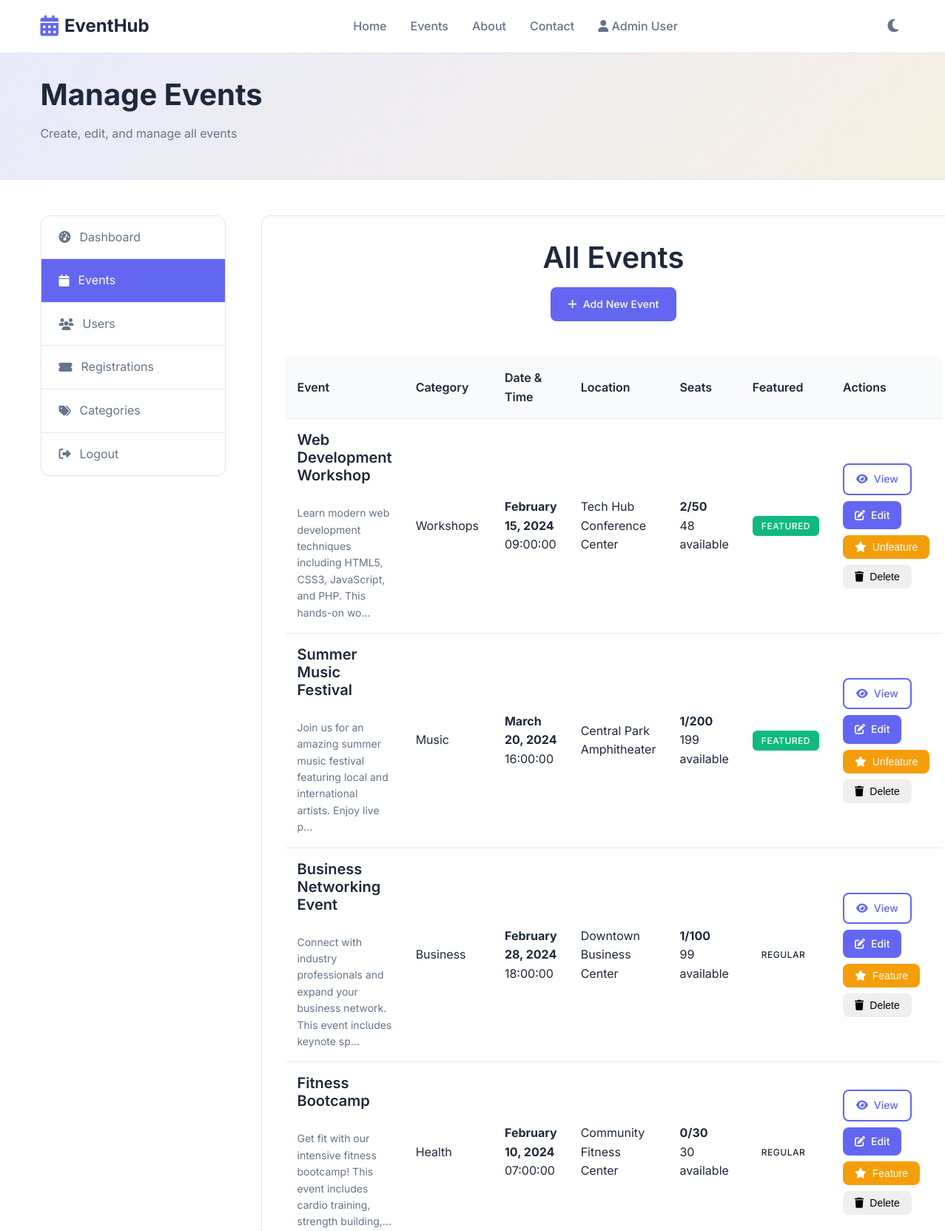
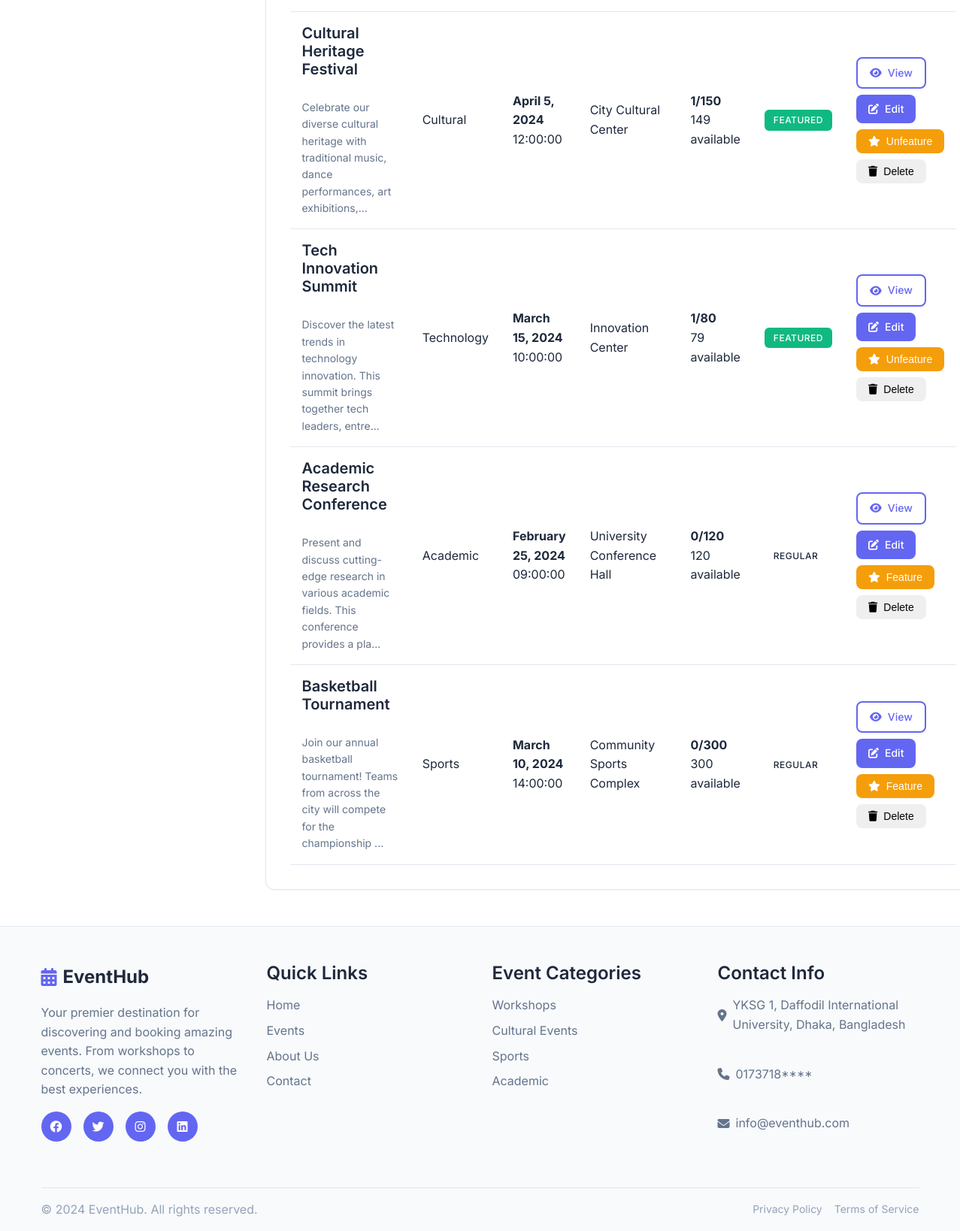
/admin/events.php (signed in), run on the app's committed database (2 pictures, top to bottom).
### tables this page shows
CREATE TABLE events (
    id INT AUTO_INCREMENT PRIMARY KEY,
    title VARCHAR(200) NOT NULL,
    description TEXT NOT NULL,
    event_date DATE NOT NULL,
    event_time TIME NOT NULL,
    location VARCHAR(200) NOT NULL,
    category_id INT NOT NULL,
    total_seats INT NOT NULL DEFAULT 0,
    price DECIMAL(10,2) DEFAULT 0.00,
    banner_image VARCHAR(255),
    is_featured BOOLEAN DEFAULT FALSE,
    status ENUM('active', 'cancelled', 'completed') DEFAULT 'active',
    created_at TIMESTAMP DEFAULT CURRENT_TIMESTAMP,
    updated_at TIMESTAMP DEFAULT CURRENT_TIMESTAMP ON UPDATE CURRENT_TIMESTAMP,
    FOREIGN KEY (category_id) REFERENCES categories(id) ON DELETE CASCADE
);

CREATE TABLE categories (
    id INT AUTO_INCREMENT PRIMARY KEY,
    name VARCHAR(50) NOT NULL,
    description TEXT,
    icon VARCHAR(50),
    created_at TIMESTAMP DEFAULT CURRENT_TIMESTAMP
);

### includes/functions.php (called while the page is built, shortened)
<?php
function formatDate($date) {
    return date('F j, Y', strtotime($date));
}
?>

### admin/events.php (the view, shortened to what this page needs)
<?php
require_once '../config/database.php';
require_once '../includes/functions.php';
$stmt = $conn->prepare("
    SELECT e.*, c.name as category_name,
           (e.total_seats - COALESCE(r.registered_count, 0)) as available_seats,
           COALESCE(r.registered_count, 0) as registered_count
    FROM events e
    JOIN categories c ON e.category_id = c.id
    LEFT JOIN (
        SELECT event_id, COUNT(*) as registered_count
        FROM registrations
        GROUP BY event_id
    ) r ON e.id = r.event_id
    ORDER BY e.created_at DESC
");
$stmt->execute();
$events = $stmt->fetchAll();
?>
<!DOCTYPE html>
<html lang="en">
<head>
    <link rel="stylesheet" href="../assets/css/style.css">
    <link rel="stylesheet" href="https://cdnjs.cloudflare.com/ajax/libs/font-awesome/6.4.0/css/all.min.css">
</head>
<body>
    <?php include '../includes/header.php'; ?>
    <section class="admin-header">
        <div class="container">
            <div class="admin-header-content">
                <h1>Manage Events</h1>
                <p>Create, edit, and manage all events</p>
            </div>
        </div>
    </section>
    <section class="admin-content">
        <div class="container">
            <div class="admin-grid">
                <div class="admin-sidebar">
                    <nav class="admin-nav">
                        <ul>
                            <li>
                                <a href="dashboard.php">
                                    <i class="fas fa-tachometer-alt"></i> Dashboard
                                </a>
                            </li>
                            <li class="active">
                                <a href="events.php">
                                    <i class="fas fa-calendar"></i> Events
                                </a>
                            </li>
                            <li>
                                <a href="users.php">
                                    <i class="fas fa-users"></i> Users
                                </a>
                            </li>
                            <li>
                                <a href="registrations.php">
                                    <i class="fas fa-ticket-alt"></i> Registrations
                                </a>
                            </li>
                            <li>
                                <a href="categories.php">
                                    <i class="fas fa-tags"></i> Categories
                                </a>
                            </li>
                            <li>
                                <a href="../logout.php" onclick="return confirm('Are you sure you want to logout?')">
                                    <i class="fas fa-sign-out-alt"></i> Logout
                                </a>
                            </li>
                        </ul>
                    </nav>
                </div>
                <div class="admin-main">
                    <div class="admin-section">
                        <div class="section-header">
                            <h2>All Events</h2>
                            <a href="add-event.php" class="btn btn-primary">
                                <i class="fas fa-plus"></i> Add New Event
                            </a>
                        </div>
                        <div class="events-table">
                            <table>
                                <thead>
                                    <tr>
                                        <th>Event</th>
                                        <th>Category</th>
                                        <th>Date & Time</th>
                                        <th>Location</th>
                                        <th>Seats</th>
                                        <th>Featured</th>
                                        <th>Actions</th>
                                    </tr>
                                </thead>
                                <tbody>
                                    <?php foreach ($events as $event): ?>
                                        <tr>
                                            <td>
                                                <div class="event-info">
                                                    <h4><?= htmlspecialchars($event['title']) ?></h4>
                                                    <p><?= htmlspecialchars(substr($event['description'], 0, 100)) ?>...</p>
                                                </div>
                                            </td>
                                            <td><?= htmlspecialchars($event['category_name']) ?></td>
                                            <td>
                                                <div>
                                                    <strong><?= formatDate($event['event_date']) ?></strong><br>
                                                    <span><?= $event['event_time'] ?></span>
                                                </div>
                                            </td>
                                            <td><?= htmlspecialchars($event['location']) ?></td>
                                            <td>
                                                <div>
                                                    <strong><?= $event['registered_count'] ?>/<?= $event['total_seats'] ?></strong><br>
                                                    <span><?= $event['available_seats'] ?> available</span>
                                                </div>
                                            </td>
                                            <td>
                                                <?php if ($event['is_featured']): ?>
                                                    <span class="status active">Featured</span>
                                                <?php else: ?>
                                                    <span class="status">Regular</span>
                                                <?php endif; ?>
                                            </td>
                                            <td>
                                                <div class="event-actions">
                                                    <a href="../event-details.php?id=<?= $event['id'] ?>" class="btn btn-sm btn-outline" target="_blank">
                                                        <i class="fas fa-eye"></i> View
                                                    </a>
                                                    <a href="edit-event.php?id=<?= $event['id'] ?>" class="btn btn-sm btn-primary">
                                                        <i class="fas fa-edit"></i> Edit
                                                    </a>
                                                    <form method="POST" style="display: inline;">
                                                        <button type="submit" class="btn btn-sm btn-secondary">
                                                            <i class="fas fa-star"></i> <?= $event['is_featured'] ? 'Unfeature' : 'Feature' ?>
                                                        </button>
                                                    </form>
                                                    <form method="POST" style="display: inline;" onsubmit="return confirm('Are you sure you want to delete this event?')">
                                                        <button type="submit" class="btn btn-sm btn-danger">
                                                            <i class="fas fa-trash"></i> Delete
                                                        </button>
                                                    </form>
                                                </div>
                                            </td>
                                        </tr>
                                    <?php endforeach; ?>
                                </tbody>
                            </table>
                        </div>
                    </div>
                </div>
            </div>
        </div>
    </section>
    <?php include '../includes/footer.php'; ?>
</body>
</html>

### data on the page
events: title "Web Development Workshop", description "Learn modern web development techniques including HTML5, CSS3, JavaScript, and PHP. This hands-on wo", category.name "Workshops", event_date "February 15, 2024", event_time "09:00:00", location "Tech Hub Conference Center", registered_count "2", total_seats "50", available_seats "48", is_featured "FEATURED"
events: title "Summer Music Festival", description "Join us for an amazing summer music festival featuring local and international artists. Enjoy live p", category.name "Music", event_date "March 20, 2024", event_time "16:00:00", location "Central Park Amphitheater", registered_count "1", total_seats "200", available_seats "199", is_featured "FEATURED"
events: title "Business Networking Event", description "Connect with industry professionals and expand your business network. This event includes keynote sp", category.name "Business", event_date "February 28, 2024", event_time "18:00:00", location "Downtown Business Center", registered_count "1", total_seats "100", available_seats "99", is_featured "REGULAR"
events: title "Fitness Bootcamp", description "Get fit with our intensive fitness bootcamp! This event includes cardio training, strength building,", category.name "Health", event_date "February 10, 2024", event_time "07:00:00", location "Community Fitness Center", registered_count "0", total_seats "30", available_seats "30", is_featured "REGULAR"
events: title "Cultural Heritage Festival", description "Celebrate our diverse cultural heritage with traditional music, dance performances, art exhibitions,", category.name "Cultural", event_date "April 5, 2024", event_time "12:00:00", location "City Cultural Center", registered_count "1", total_seats "150", available_seats "149", is_featured "FEATURED"
events: title "Tech Innovation Summit", description "Discover the latest trends in technology innovation. This summit brings together tech leaders, entre", category.name "Technology", event_date "March 15, 2024", event_time "10:00:00", location "Innovation Center", registered_count "1", total_seats "80", available_seats "79", is_featured "FEATURED"
events: title "Academic Research Conference", description "Present and discuss cutting-edge research in various academic fields. This conference provides a pla", category.name "Academic", event_date "February 25, 2024", event_time "09:00:00", location "University Conference Hall", registered_count "0", total_seats "120", available_seats "120", is_featured "REGULAR"
events: title "Basketball Tournament", description "Join our annual basketball tournament! Teams from across the city will compete for the championship", category.name "Sports", event_date "March 10, 2024", event_time "14:00:00", location "Community Sports Complex", registered_count "0", total_seats "300", available_seats "300", is_featured "REGULAR"

### other printed values
$_SESSION['user_name'] "Admin User"
